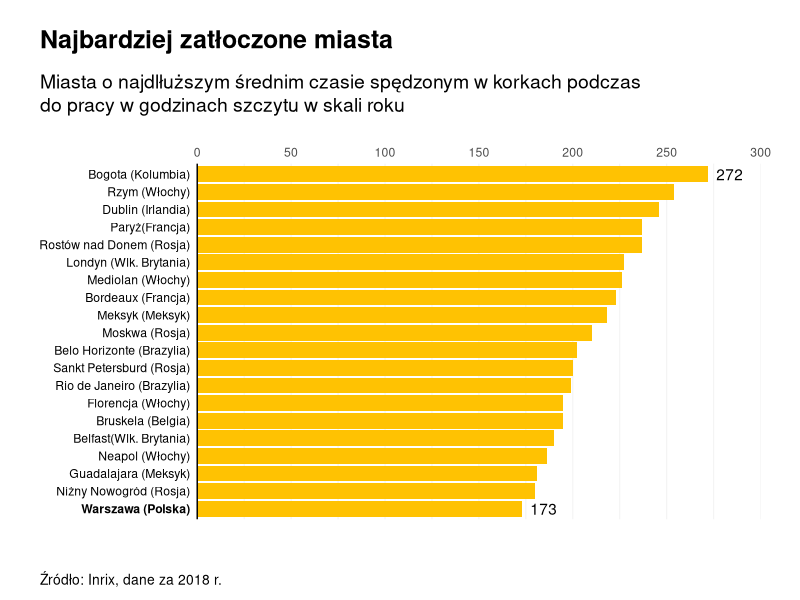

R code for this plot:
## ---- chunk 1
knitr::opts_chunk$set(echo = TRUE)
library(ggplot2)
library(ggthemes)
library(gridExtra)
library(grid)
## ---- chunk 2

hours_in_congestion = c(272, 254, 246, 237, 237, 227, 226, 
                        223, 218, 210, 202, 200, 199, 195, 
                        195, 190, 186, 181, 180, 173)

cities = c("Bogota (Kolumbia)", "Rzym (Włochy)", "Dublin (Irlandia)", "Paryż(Francja)",
           "Rostów nad Donem (Rosja)", "Londyn (Wlk. Brytania)", "Mediolan (Włochy)", "Bordeaux (Francja)",
           "Meksyk (Meksyk)", "Moskwa (Rosja)", "Belo Horizonte (Brazylia)", "Sankt Petersburd (Rosja)", 
           "Rio de Janeiro (Brazylia)", "Florencja (Włochy)", "Bruskela (Belgia)", " Belfast(Wlk. Brytania)",
           "Neapol (Włochy)", "Guadalajara (Meksyk)", "Niżny Nowogród (Rosja)", "Warszawa (Polska)")

traffic_data <- data.frame("city" = cities, "hours_in_congestion" = hours_in_congestion)
traffic_data$city <- factor(traffic_data$city, levels = traffic_data$city[length(traffic_data$city):1])
## ---- chunk 3
highlight <- c("bold", sprintf("plain", 1:(nrow(traffic_data)-1)))

plot <- ggplot(data = traffic_data, aes(x = city, y = hours_in_congestion)) +
  scale_y_continuous(breaks = seq(0, 300, 50), limits = c(0, 300), expand = c(0, 0), position = "right") + 
  geom_bar(stat = "identity", fill = "#FFC202") + 
  coord_flip() + 
  theme(panel.grid.major.y = element_blank(),
        panel.grid.minor = element_line(size = 0.3, colour = "#F0F0F0"),
        panel.grid.major = element_line(size = 0.3, colour = "#F0F0F0"),
        panel.background = element_blank(),
        axis.ticks.x = element_blank(),
        axis.ticks.y = element_blank(),
        axis.title.y = element_blank(),
        axis.title.x = element_blank(),
        axis.line.y = element_line(color="black", size = 0.5),
        axis.text.y = element_text(face=highlight, colour = "black"),
        plot.margin = unit(c(0,1,1,1), "cm")) + 
  geom_text(aes(label = hours_in_congestion), hjust = -0.3, data = traffic_data[c(1, nrow(traffic_data)), ])

title_text <- textGrob("Najbardziej zatłoczone miasta", gp=gpar(fontsize=18, fontface="bold",lineheight=1),
                  just=c("left", "center"), x=unit(0.05, "npc"), y=unit(0.05, "npc"))
subtitle_text <- textGrob("Miasta o najdlłuższym średnim czasie spędzonym w korkach podczas \ndo pracy w godzinach szczytu w skali roku",
  gp=gpar(fontsize=14, lineheight=1), just=c("left", "center"), x=unit(0.05, "npc"))

source_text <- textGrob("Źródło: Inrix, dane za 2018 r.",
  gp=gpar(fontsize=10, lineheight=1), just=c("left", "center"), x=unit(0.05, "npc"))

grid.arrange(title_text, subtitle_text, plot, source_text, ncol = 1, heights = c(1, 2.5, 10, 1))
